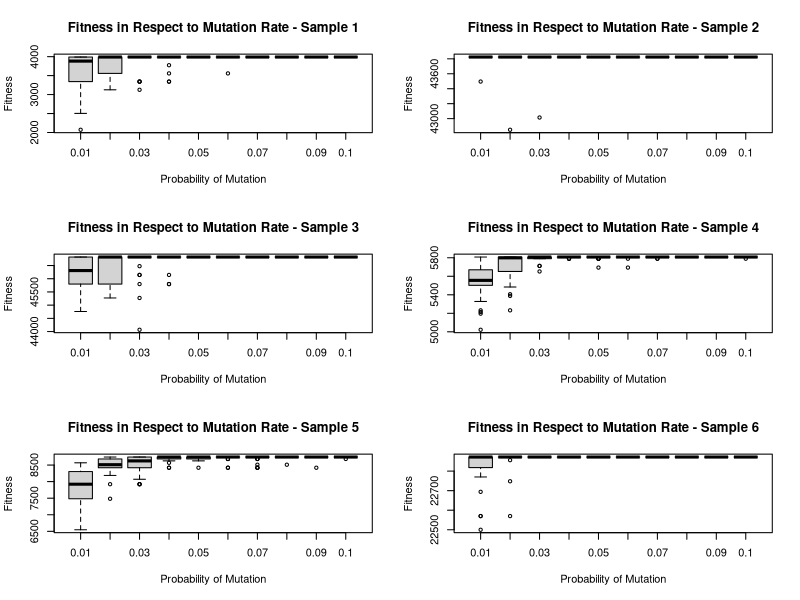
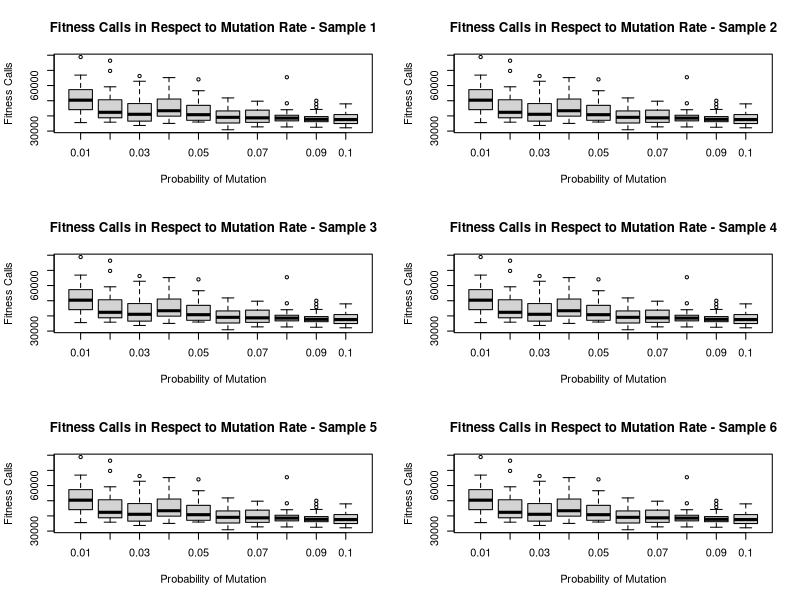

Generate these figures, in order, with R:
#one_way_analysis <- function(csv_file1, csv_file2, csv_file3, csv_file4, csv_file5, csv_file6){

  ##Read all CSVs
  analyze_df1 <- read.csv("./a_mutation_output/mutation_test_results_1.csv") #csv to df
  analyze_df2 <- read.csv("./a_mutation_output/mutation_test_results_2.csv") #csv to df
  analyze_df3 <- read.csv("./a_mutation_output/mutation_test_results_3.csv") #csv to df
  analyze_df4 <- read.csv("./a_mutation_output/mutation_test_results_4.csv") #csv to df
  analyze_df5 <- read.csv("./a_mutation_output/mutation_test_results_5.csv") #csv to df
  analyze_df6 <- read.csv("./a_mutation_output/mutation_test_results_6.csv") #csv to df

  ##Combine all CSVs
  analyze_df <- rbind(analyze_df1, analyze_df2, analyze_df3, analyze_df4, analyze_df5, analyze_df6)
  blocking_df <- as.data.frame(matrix(nrow=0, ncol=1))
  colnames(blocking_df) <- "block"
  j = 1
  k = nrow(analyze_df)-1
  blocking_df[1,1] <- j
  for(i in 1:k){
    q <- as.numeric(analyze_df[i,1])
    r <- as.numeric(analyze_df[i+1,1])
    if(q > r){
      blocking_df[i+1,1] <- j+1
      j = j + 1
    } else {
      blocking_df[i+1,1] <- j
    }
  }
  
  analyze_df <- cbind(analyze_df, blocking_df)
  
  ##For fitness level
  par(mfrow=c(3,2))
  boxplot(profit~pmutation, data = analyze_df1, 
          main="Fitness in Respect to Mutation Rate - Sample 1", 
          ylab="Fitness", 
          xlab="Probability of Mutation")
  boxplot(profit~pmutation, data = analyze_df2, 
          main="Fitness in Respect to Mutation Rate - Sample 2", 
          ylab="Fitness", 
          xlab="Probability of Mutation")
  boxplot(profit~pmutation, data = analyze_df3, 
          main="Fitness in Respect to Mutation Rate - Sample 3", 
          ylab="Fitness", 
          xlab="Probability of Mutation")
  boxplot(profit~pmutation, data = analyze_df4, 
          main="Fitness in Respect to Mutation Rate - Sample 4", 
          ylab="Fitness", 
          xlab="Probability of Mutation")
  boxplot(profit~pmutation, data = analyze_df5, 
          main="Fitness in Respect to Mutation Rate - Sample 5", 
          ylab="Fitness", 
          xlab="Probability of Mutation")
  boxplot(profit~pmutation, data = analyze_df6, 
          main="Fitness in Respect to Mutation Rate - Sample 6", 
          ylab="Fitness", 
          xlab="Probability of Mutation")
  
  fitness.aov <- aov(profit ~ block + pmutation, data = analyze_df)
  summary(fitness.aov)

  ##For fitness calls
  par(mfrow=c(3,2))
  boxplot(fitnessCalls~pmutation, data = analyze_df1, 
          main="Fitness Calls in Respect to Mutation Rate - Sample 1", 
          ylab="Fitness Calls", 
          xlab="Probability of Mutation")
  boxplot(fitnessCalls~pmutation, data = analyze_df1, 
          main="Fitness Calls in Respect to Mutation Rate - Sample 2", 
          ylab="Fitness Calls", 
          xlab="Probability of Mutation") 
  boxplot(fitnessCalls~pmutation, data = analyze_df1, 
          main="Fitness Calls in Respect to Mutation Rate - Sample 3", 
          ylab="Fitness Calls", 
          xlab="Probability of Mutation")
  boxplot(fitnessCalls~pmutation, data = analyze_df1, 
          main="Fitness Calls in Respect to Mutation Rate - Sample 4", 
          ylab="Fitness Calls", 
          xlab="Probability of Mutation")
  boxplot(fitnessCalls~pmutation, data = analyze_df1, 
          main="Fitness Calls in Respect to Mutation Rate - Sample 5", 
          ylab="Fitness Calls", 
          xlab="Probability of Mutation")
  boxplot(fitnessCalls~pmutation, data = analyze_df1, 
          main="Fitness Calls in Respect to Mutation Rate - Sample 6", 
          ylab="Fitness Calls", 
          xlab="Probability of Mutation")
  
  calls.aov <- aov(fitnessCalls ~ block + pmutation, data = analyze_df)
  summary(calls.aov)
  
##
#}

#two_way_analysis <- function(csv_file){
  #Insert heat map
  #Insert 2 way anova
  
#}
  
